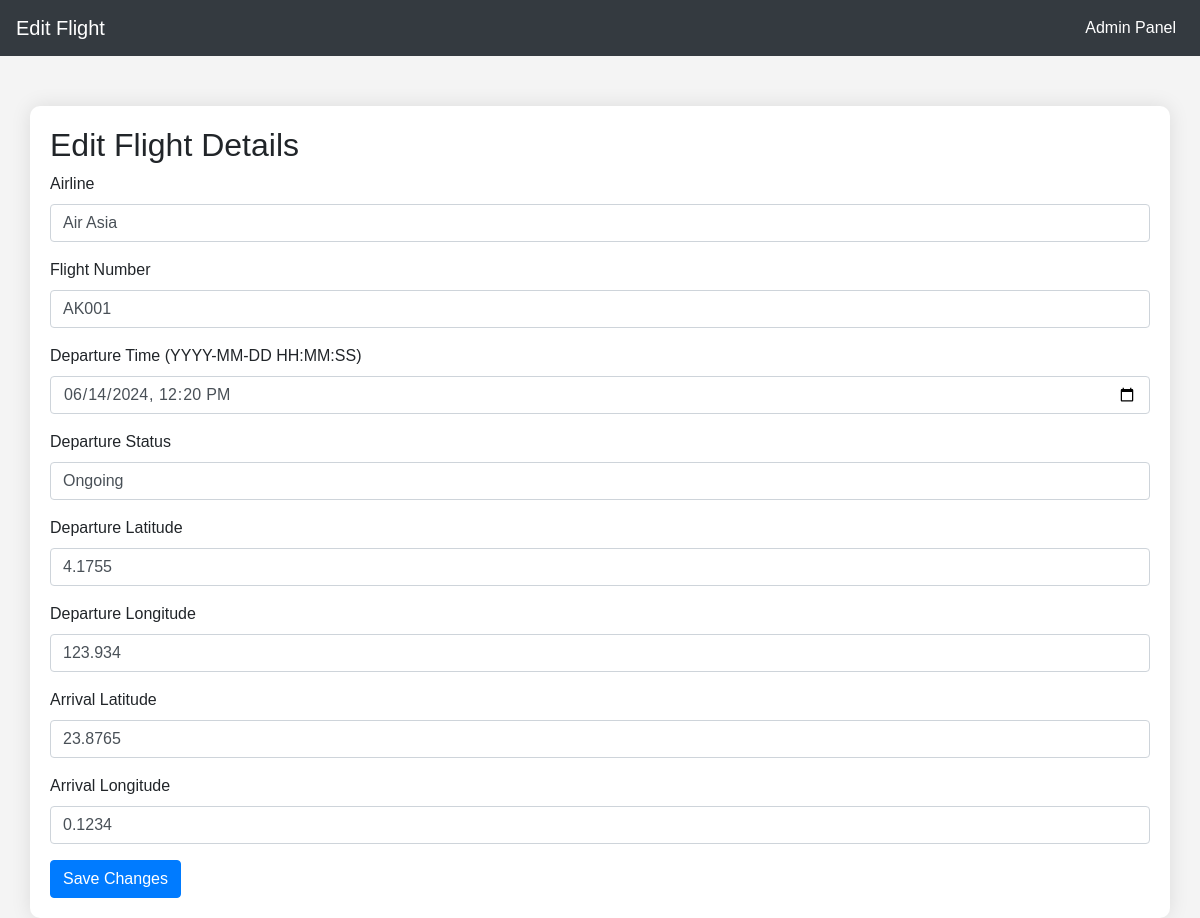
/edit_flight/3, run on an earlier commit of the app's database.
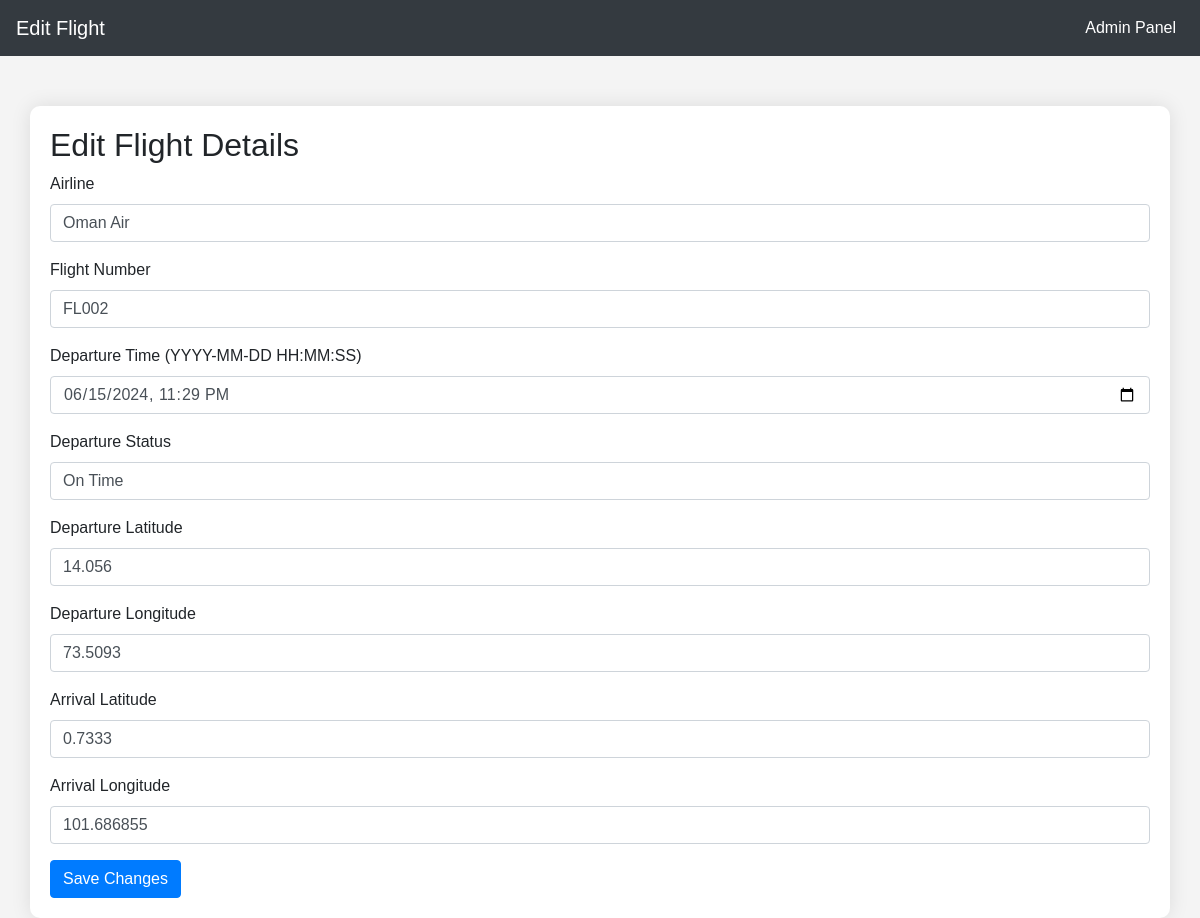
And on a later commit of the database.
### tables this page shows
CREATE TABLE Flights (
            id INTEGER PRIMARY KEY AUTOINCREMENT,
            airline TEXT NOT NULL,
            flight_number TEXT NOT NULL,
            departure_time TEXT NOT NULL,
            departure_status TEXT NOT NULL,
            departure_lat REAL NOT NULL,
            departure_lon REAL NOT NULL,
            arrival_lat REAL NOT NULL,
            arrival_lon REAL NOT NULL,
            pilot_id TEXT
        );

### app.py (the view)
@app.route('/edit_flight/<int:flight_id>', methods=['GET', 'POST'])
def edit_flight(flight_id):
    conn = sqlite3.connect('my_database.db')
    cursor = conn.cursor()
    if request.method == 'POST':
        airline = request.form['airline']
        flight_number = request.form['flight_number']
        departure_time = request.form['departure_time']
        departure_status = request.form['departure_status']
        departure_lat = request.form['departure_lat']
        departure_lon = request.form['departure_lon']
        arrival_lat = request.form['arrival_lat']
        arrival_lon = request.form['arrival_lon']
        cursor.execute('''
            UPDATE Flights
            SET airline = ?, flight_number = ?, departure_time = ?, departure_status = ?, departure_lat = ?, departure_lon = ?, arrival_lat = ?, arrival_lon = ?
            WHERE id = ?
        ''', (airline, flight_number, departure_time, departure_status, departure_lat, departure_lon, arrival_lat, arrival_lon, flight_id))
        conn.commit()
        conn.close()
        flash('Flight updated successfully', 'success')
        return redirect(url_for('admin'))
    else:
        cursor.execute('SELECT * FROM Flights WHERE id = ?', (flight_id,))
        flight = cursor.fetchone()
        conn.close()
        if flight:
            flight_data = {
                'id': flight[0],
                'airline': flight[1],
                'flight_number': flight[2],
                'departure_time': flight[3],
                'departure_status': flight[4],
                'departure_lat': flight[5],
                'departure_lon': flight[6],
                'arrival_lat': flight[7],
                'arrival_lon': flight[8]
            }
            return render_template('edit_flight.html', flight=flight_data)
        else:
            flash('Flight not found', 'error')
            return redirect(url_for('admin'))

### Templates/edit_flight.html (shortened to what this page needs)
<!DOCTYPE html>
<html lang="en">
<head>
    <link rel="stylesheet" href="https://stackpath.bootstrapcdn.com/bootstrap/4.5.2/css/bootstrap.min.css">
</head>
<body>
    <nav class="navbar navbar-expand-lg navbar-dark">
        <a class="navbar-brand" href="#">Edit Flight</a>
        <div class="collapse navbar-collapse">
            <ul class="navbar-nav ml-auto">
                <li class="nav-item">
                    <a class="nav-link" href="/admin_home">Admin Panel</a>
                </li>
            </ul>
        </div>
    </nav>
    <div class="container">
        <h2>Edit Flight Details</h2>
        <form method="post" action="/edit_flight/{{ flight.id }}">
            <div class="form-group">
                <label for="airline">Airline</label>
                <input type="text" class="form-control" id="airline" name="airline" value="{{ flight.airline }}" required>
            </div>
            <div class="form-group">
                <label for="flight_number">Flight Number</label>
                <input type="text" class="form-control" id="flight_number" name="flight_number" value="{{ flight.flight_number }}" required>
            </div>
            <div class="form-group">
                <label for="departure_time">Departure Time (YYYY-MM-DD HH:MM:SS)</label>
                <input type="datetime-local" class="form-control" id="departure_time" name="departure_time" value="{{ flight.departure_time }}" required>
            </div>
            <div class="form-group">
                <label for="departure_status">Departure Status</label>
                <input type="text" class="form-control" id="departure_status" name="departure_status" value="{{ flight.departure_status }}" required>
            </div>
            <div class="form-group">
                <label for="departure_lat">Departure Latitude</label>
                <input type="text" class="form-control" id="departure_lat" name="departure_lat" value="{{ flight.departure_lat }}" required>
            </div>
            <div class="form-group">
                <label for="departure_lon">Departure Longitude</label>
                <input type="text" class="form-control" id="departure_lon" name="departure_lon" value="{{ flight.departure_lon }}" required>
            </div>
            <div class="form-group">
                <label for="arrival_lat">Arrival Latitude</label>
                <input type="text" class="form-control" id="arrival_lat" name="arrival_lat" value="{{ flight.arrival_lat }}" required>
            </div>
            <div class="form-group">
                <label for="arrival_lon">Arrival Longitude</label>
                <input type="text" class="form-control" id="arrival_lon" name="arrival_lon" value="{{ flight.arrival_lon }}" required>
            </div>
            <button type="submit" class="btn btn-primary">Save Changes</button>
        </form>
    </div>
</body>
</html>

What changed in the data, as far as the page shows it:
changed Flights: airline "Air Asia" → "Oman Air"; flight_number "AK001" → "FL002"; departure_time "06/14/2024 12:20" → "06/15/2024 23:29"; departure_status "Ongoing" → "On Time"; departure_lat "4.1755" → "14.056"; departure_lon "123.934" → "73.5093"; arrival_lat "23.8765" → "0.7333"; arrival_lon "0.1234" → "101.686855"
